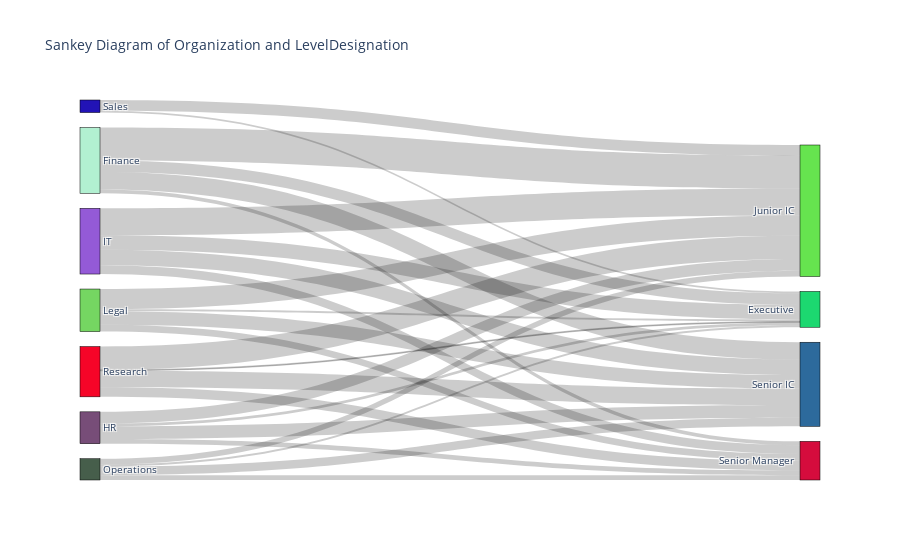

This figure's notebook cell:
### Markdown cell above
## Network Analysis & Flow Visualization

**vivainsights** includes powerful functions for analyzing collaboration networks and visualizing flows between organizational groups.

### Sankey Diagrams: Visualizing Organizational Flows

The `create_sankey()` function creates flow diagrams that show how people are distributed across different organizational attributes. This is particularly useful for understanding organizational structure and identifying potential silos.

### Code cell
# First, create a summary table for the Sankey diagram
# Sankey diagrams need aggregated data showing flows between two variables
sankey_data = pq_data.groupby(['Organization', 'LevelDesignation'])['PersonId'].nunique().reset_index(name='n')

# Create Sankey diagram showing flow from Organization to Level
sankey_plot = vi.create_sankey(
    data=sankey_data,
    var1='Organization',  # Left side of diagram
    var2='LevelDesignation',  # Right side of diagram  
    count='n'  # The flow volume
)

### Figure 1 — Plotly figure (JSON) as saved in the notebook; plotly's stock layout.template omitted (floating-point values rounded to 4 significant figures)
{"data": [{"link": {"source": [0, 0, 0, 0, 1, 1, 1, 1, 2, 2, 2, 2, 3, 3, 3, 3, 4, 4, 4, 4, 5, 5, 5, 5, 6, 6], "target": [7, 8, 9, 10, 7, 8, 9, 10, 7, 8, 9, 10, 7, 8, 9, 10, 7, 8, 9, 10, 7, 8, 9, 10, 7, 8], "value": [12, 34, 18, 4, 3, 12, 13, 5, 15, 28, 16, 9, 2, 21, 14, 7, 2, 6, 9, 5, 1, 24, 17, 10, 2, 11]}, "node": {"color": ["#b2f0d1", "#774d78", "#945ad7", "#75d662", "#465e4b", "#f60528", "#2213b6", "#1cd870", "#66e44f", "#2d6a9c", "#d50c3d"], "label": ["Finance", "HR", "IT", "Legal", "Operations", "Research", "Sales", "Executive ", "Junior IC ", "Senior IC ", "Senior Manager "], "line": {"color": "black", "width": 0.5}, "pad": 15, "thickness": 20}, "type": "sankey"}], "layout": {"font": {"size": 10}, "title": {"text": "Sankey Diagram of Organization and LevelDesignation"}}}
